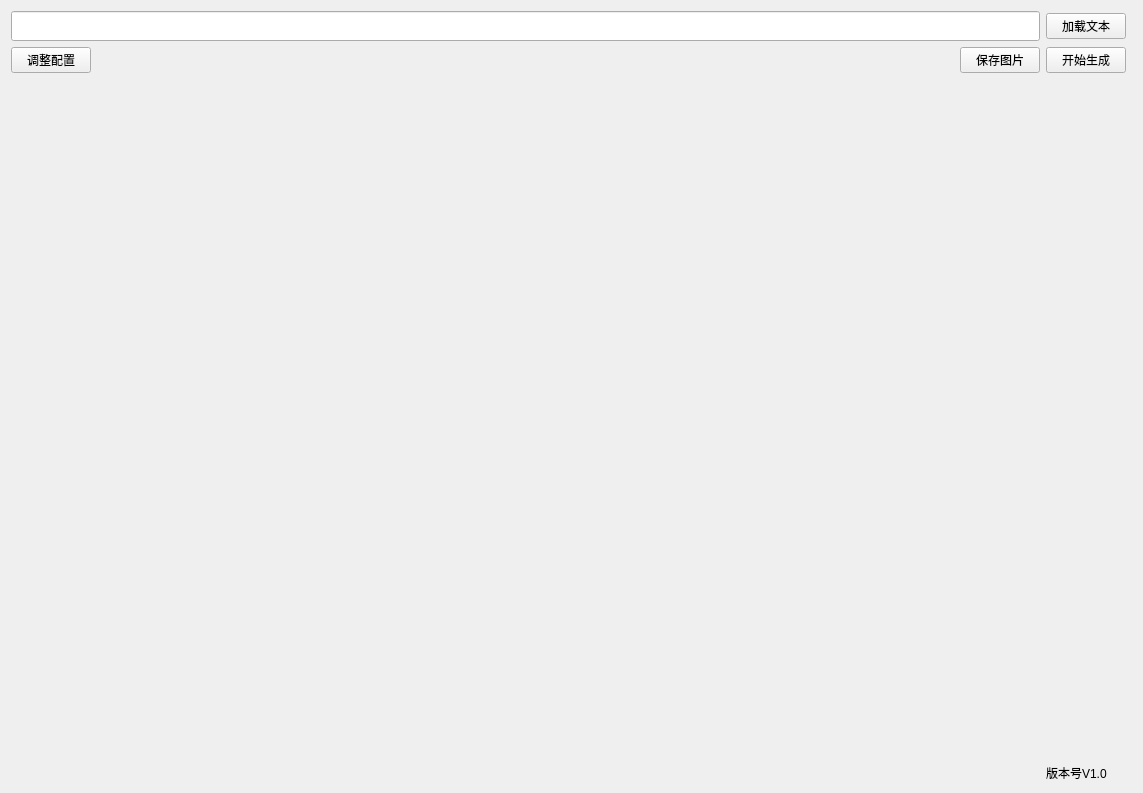
<?xml version="1.0" encoding="UTF-8"?>
<ui version="4.0">
 <class>MainWindow</class>
 <widget class="QWidget" name="MainWindow">
  <property name="geometry">
   <rect>
    <x>0</x>
    <y>0</y>
    <width>1143</width>
    <height>793</height>
   </rect>
  </property>
  <property name="windowTitle">
   <string>词云生成器</string>
  </property>
  <layout class="QGridLayout" name="gridLayout">
   <item row="0" column="4">
    <widget class="QPushButton" name="load_text">
     <property name="text">
      <string>加载文本</string>
     </property>
    </widget>
   </item>
   <item row="2" column="0" colspan="6">
    <widget class="QLabel" name="pic_show">
     <property name="text">
      <string/>
     </property>
    </widget>
   </item>
   <item row="1" column="4">
    <widget class="QPushButton" name="make_cloud">
     <property name="text">
      <string>开始生成</string>
     </property>
    </widget>
   </item>
   <item row="1" column="2">
    <spacer name="horizontalSpacer">
     <property name="orientation">
      <enum>Qt::Horizontal</enum>
     </property>
     <property name="sizeHint" stdset="0">
      <size>
       <width>40</width>
       <height>20</height>
      </size>
     </property>
    </spacer>
   </item>
   <item row="1" column="0">
    <widget class="QPushButton" name="change_setting">
     <property name="text">
      <string>调整配置</string>
     </property>
    </widget>
   </item>
   <item row="1" column="3">
    <widget class="QPushButton" name="save_pic">
     <property name="text">
      <string>保存图片</string>
     </property>
    </widget>
   </item>
   <item row="0" column="0" colspan="4">
    <widget class="QLineEdit" name="text_path">
     <property name="minimumSize">
      <size>
       <width>0</width>
       <height>30</height>
      </size>
     </property>
     <property name="dragEnabled">
      <bool>true</bool>
     </property>
    </widget>
   </item>
   <item row="3" column="4">
    <widget class="QLabel" name="label">
     <property name="sizePolicy">
      <sizepolicy hsizetype="Preferred" vsizetype="Fixed">
       <horstretch>0</horstretch>
       <verstretch>0</verstretch>
      </sizepolicy>
     </property>
     <property name="text">
      <string>版本号V1.0</string>
     </property>
    </widget>
   </item>
  </layout>
 </widget>
 <resources>
  <include location="source.qrc"/>
 </resources>
 <connections/>
</ui>
